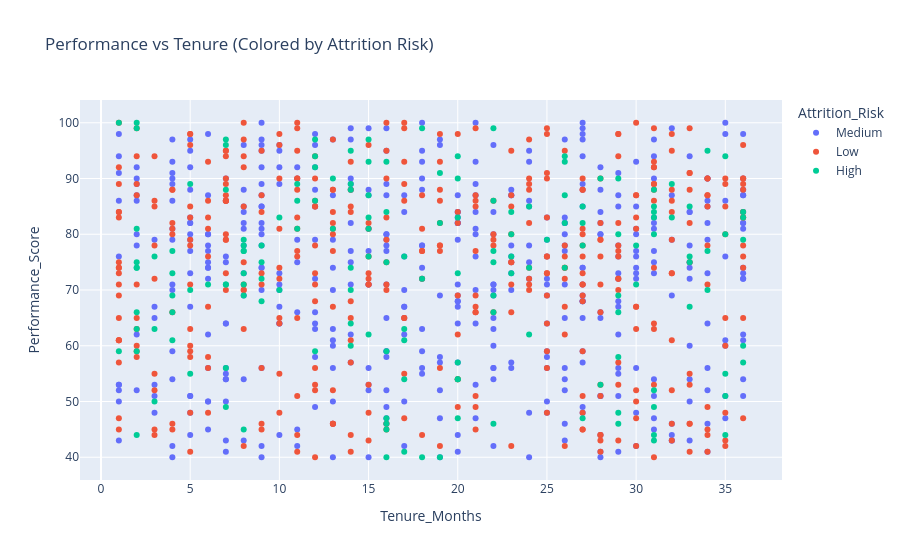

Notebook code for this chart:
### Code cell
fig5 = px.scatter(df, x='Tenure_Months', y='Performance_Score', color="Attrition_Risk", title="Performance vs Tenure (Colored by Attrition Risk) ")
fig5.show()

### Figure 1 — Plotly figure (JSON) as saved in the notebook; plotly's stock layout.template omitted (floating-point values rounded to 4 significant figures; data arrays with more than 128 entries replaced by an {"elided": "..."} marker saying what was removed)
{"data": [{"hovertemplate": "Attrition_Risk=Medium<br>Tenure_Months=%{x}<br>Performance_Score=%{y}<extra></extra>", "legendgroup": "Medium", "marker": {"color": "#636efa", "symbol": "circle"}, "mode": "markers", "name": "Medium", "orientation": "v", "showlegend": true, "type": "scatter", "x": {"elided": "442 int values"}, "xaxis": "x", "y": {"elided": "442 int values"}, "yaxis": "y"}, {"hovertemplate": "Attrition_Risk=Low<br>Tenure_Months=%{x}<br>Performance_Score=%{y}<extra></extra>", "legendgroup": "Low", "marker": {"color": "#EF553B", "symbol": "circle"}, "mode": "markers", "name": "Low", "orientation": "v", "showlegend": true, "type": "scatter", "x": {"elided": "399 int values"}, "xaxis": "x", "y": {"elided": "399 int values"}, "yaxis": "y"}, {"hovertemplate": "Attrition_Risk=High<br>Tenure_Months=%{x}<br>Performance_Score=%{y}<extra></extra>", "legendgroup": "High", "marker": {"color": "#00cc96", "symbol": "circle"}, "mode": "markers", "name": "High", "orientation": "v", "showlegend": true, "type": "scatter", "x": {"elided": "159 int values"}, "xaxis": "x", "y": {"elided": "159 int values"}, "yaxis": "y"}], "layout": {"legend": {"title": {"text": "Attrition_Risk"}, "tracegroupgap": 0}, "title": {"text": "Performance vs Tenure (Colored by Attrition Risk) "}, "xaxis": {"anchor": "y", "domain": [0, 1], "title": {"text": "Tenure_Months"}}, "yaxis": {"anchor": "x", "domain": [0, 1], "title": {"text": "Performance_Score"}}}}
